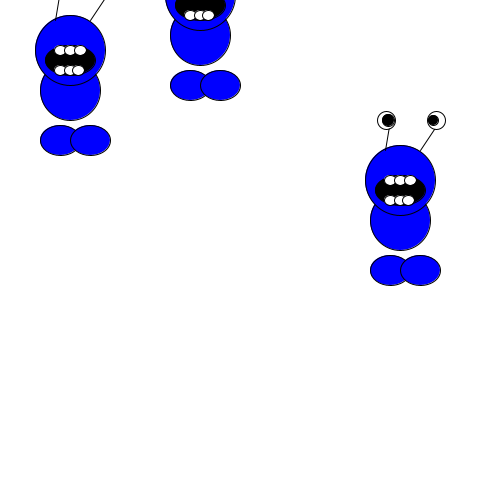
Frame 1 (no input)
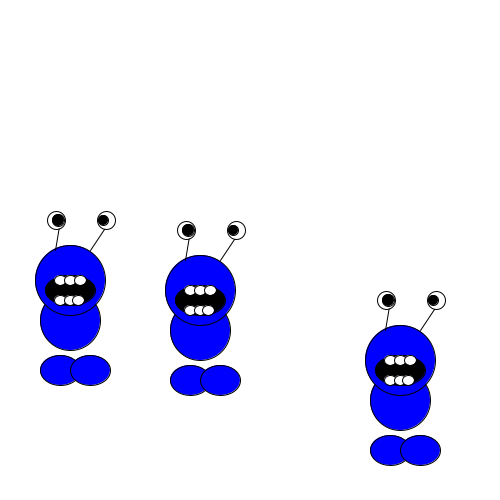
Frame 60 (the mouse pressed at the canvas centre just before this capture)
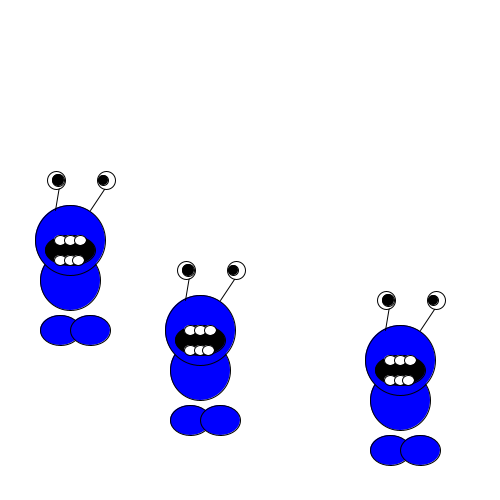
Frame 120 (the mouse held since frame 60 and released just before this capture)

The Processing sketch that drew these frames (run headless with seeded random() and noise(); from frame 60 on, the mouse is pressed at the canvas centre):

// Processing sketch: processing_129762
// ── processing_129762.pde

Monster mijnMonster;
Monster mijnMonster2;
Monster mijnMonster3;
 
void setup() {
  size(500, 500);
  mijnMonster = new Monster(200,30,5); //monster aanmaken met de positie 200,30 en de snelheid 5
  mijnMonster2 = new Monster(70,80,10);
  mijnMonster3 = new Monster(400,200,20);
  }
 
void draw() {
  background(255);
  mijnMonster.update();
  mijnMonster.testRand();
  mijnMonster.drawMonster(); //een laag dieper (in de class) het monster tekenen
   
  mijnMonster2.update();
  mijnMonster2.testRand();
  mijnMonster2.drawMonster();
   
  mijnMonster3.update();
  mijnMonster3.testRand();
  mijnMonster3.drawMonster();
}
 
class Monster{// class van het monster
int monsterX; //positie op de x-as
int monsterY; //positie op de y-as
int richting; // de snelheid en richting van het monster
int teller; //teller om van kleur te veranderen
boolean test; //kleur
 
  Monster(int tempX, int tempY, int tempRichting){
  monsterX = tempX;
  monsterY = tempY; //de positie van het monster bepalen door wat ingevuld wordt bij de setup
  richting = tempRichting;
  test = true;
  }

void update(){
 monsterY = monsterY + richting;
}
 
void testRand(){
    if(monsterY <= 0 || monsterY >= height){  //voorwaarde heen en weer bewegen
    richting = -richting; //omdraaien van richting
    teller = teller + 1; //de teller
  }
}

 void drawMonster(){ // het monster tekenen
 if(test){fill(0, 0, 255);}
  if(!test){fill(0,0, 0);}
  if(teller == 10){ teller = 0; test = !test;}
  //fill(0, 180, 0);
 ellipse(monsterX-10, monsterY+50, 40, 30);
  ellipse(monsterX+20, monsterY+50, 40, 30);
  ellipseMode(CENTER);
  //lijf en kop
  ellipse(monsterX, monsterY, 60, 60);
  ellipse(monsterX, monsterY-40, 70, 70);
  // oog staafjes
  line(monsterX-10, monsterY-100, monsterX-15, monsterY-70);
  line(monsterX+40, monsterY-100, monsterX+20, monsterY-70);
  fill(255);
  //oog wit rondje
  ellipse(monsterX-14, monsterY-100, 18, 18);
  ellipse(monsterX+36, monsterY-100, 18, 18);
  fill(0);
  //oog pupil
  ellipse(monsterX-12, monsterY-100, 12, 12);
  ellipse(monsterX+33, monsterY-100, 10, 10);
  fill(0);
  //mond
  ellipse(monsterX, monsterY-30, 50, 30);
  fill(255);
  //tanden
  ellipse(monsterX-10, monsterY-40, 12, 10);
  ellipse(monsterX, monsterY-40, 12, 10);
  ellipse(monsterX+10, monsterY-40, 12, 10);
  ellipse(monsterX-10, monsterY-20, 12, 10);
  ellipse(monsterX, monsterY-20, 12, 10);
  ellipse(monsterX+8, monsterY-20, 12, 10);
}



}
